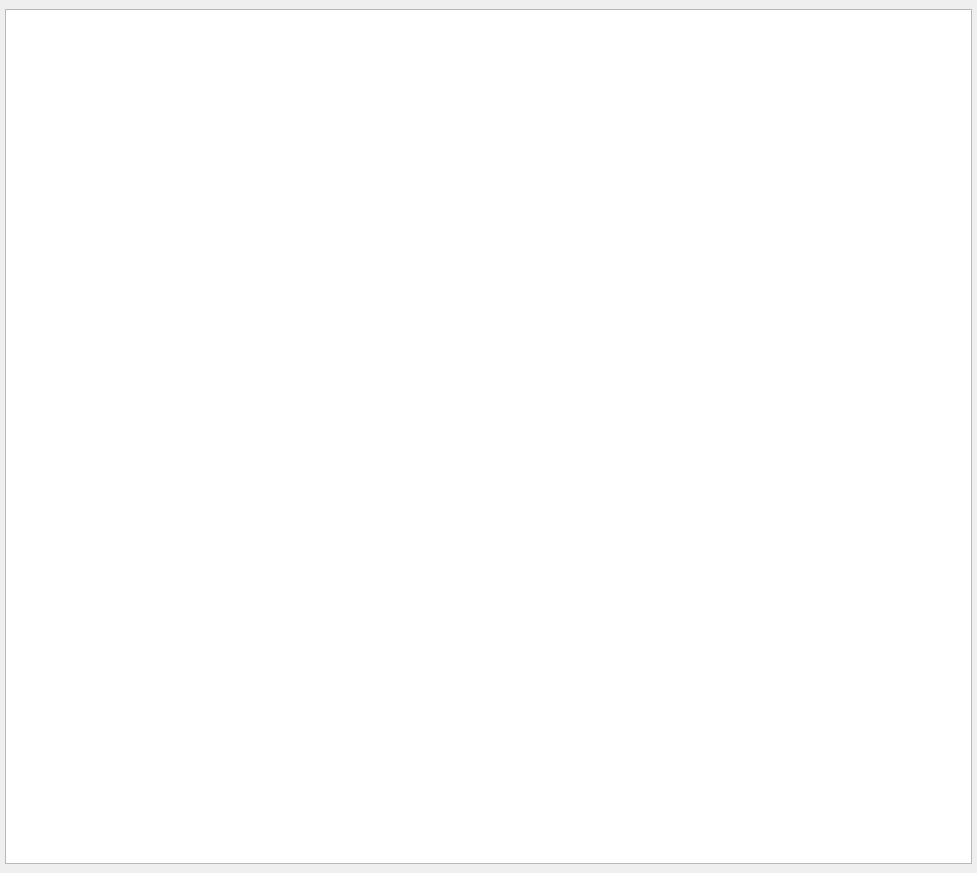
<?xml version="1.0" encoding="UTF-8"?>
<ui version="4.0">
 <class>GraphWindow</class>
 <widget class="QMainWindow" name="GraphWindow">
  <property name="geometry">
   <rect>
    <x>0</x>
    <y>0</y>
    <width>977</width>
    <height>873</height>
   </rect>
  </property>
  <property name="windowTitle">
   <string>MainWindow</string>
  </property>
  <widget class="QWidget" name="centralwidget">
   <property name="sizePolicy">
    <sizepolicy hsizetype="Minimum" vsizetype="Minimum">
     <horstretch>0</horstretch>
     <verstretch>0</verstretch>
    </sizepolicy>
   </property>
   <layout class="QGridLayout" name="gridLayout">
    <property name="leftMargin">
     <number>5</number>
    </property>
    <property name="topMargin">
     <number>9</number>
    </property>
    <property name="rightMargin">
     <number>5</number>
    </property>
    <item row="0" column="0">
     <widget class="GraphicsLayoutWidget" name="maingraph">
      <property name="sizePolicy">
       <sizepolicy hsizetype="Expanding" vsizetype="Expanding">
        <horstretch>3</horstretch>
        <verstretch>5</verstretch>
       </sizepolicy>
      </property>
     </widget>
    </item>
   </layout>
  </widget>
  <action name="actionLoad_csv">
   <property name="text">
    <string>Load .csv</string>
   </property>
  </action>
  <action name="actionAbout">
   <property name="text">
    <string>About</string>
   </property>
  </action>
  <action name="actionAutoExtract">
   <property name="text">
    <string>Auto Extracts rules</string>
   </property>
  </action>
  <action name="actionSave_to">
   <property name="text">
    <string>Save to</string>
   </property>
  </action>
  <action name="actionLoad_repertory">
   <property name="icon">
    <iconset theme="document-open">
     <normaloff>.</normaloff>.</iconset>
   </property>
   <property name="text">
    <string>Load repertory</string>
   </property>
  </action>
  <action name="actionQuit">
   <property name="text">
    <string>Quit</string>
   </property>
  </action>
  <action name="actionGeneric_csv_file">
   <property name="text">
    <string>generic .csv file</string>
   </property>
  </action>
  <action name="actionImport_txt">
   <property name="text">
    <string>.txt file</string>
   </property>
  </action>
 </widget>
 <customwidgets>
  <customwidget>
   <class>GraphicsLayoutWidget</class>
   <extends>QGraphicsView</extends>
   <header>pyqtgraph</header>
  </customwidget>
 </customwidgets>
 <resources/>
 <connections/>
</ui>
